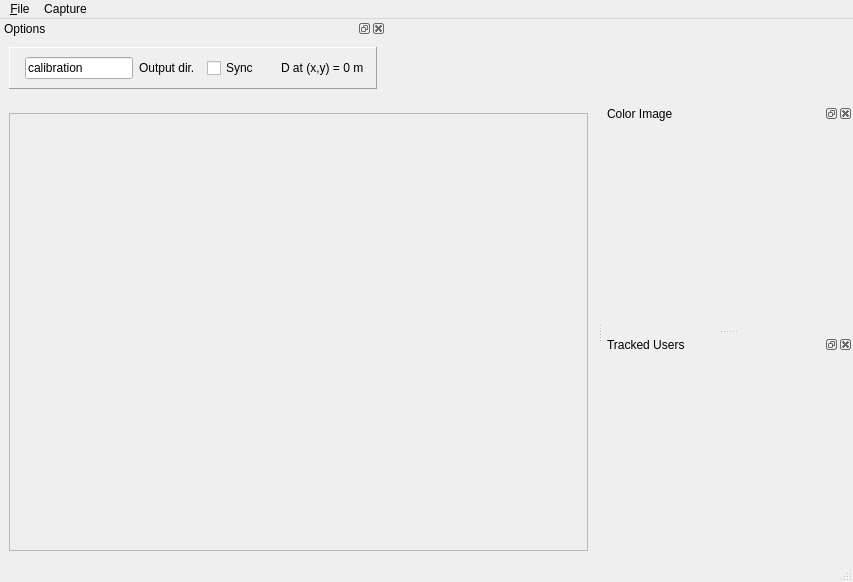
<?xml version="1.0" encoding="UTF-8"?>
<ui version="4.0">
 <class>RawImagesWindow</class>
 <widget class="QMainWindow" name="RawImagesWindow">
  <property name="geometry">
   <rect>
    <x>0</x>
    <y>0</y>
    <width>853</width>
    <height>557</height>
   </rect>
  </property>
  <property name="sizePolicy">
   <sizepolicy hsizetype="Expanding" vsizetype="Expanding">
    <horstretch>0</horstretch>
    <verstretch>0</verstretch>
   </sizepolicy>
  </property>
  <property name="windowTitle">
   <string>RGB-D Capture</string>
  </property>
  <widget class="QWidget" name="centralwidget">
   <layout class="QHBoxLayout" name="horizontalLayout">
    <item>
     <widget class="QFrame" name="frame_2">
      <property name="sizePolicy">
       <sizepolicy hsizetype="Expanding" vsizetype="Expanding">
        <horstretch>0</horstretch>
        <verstretch>0</verstretch>
       </sizepolicy>
      </property>
      <property name="frameShape">
       <enum>QFrame::StyledPanel</enum>
      </property>
      <property name="frameShadow">
       <enum>QFrame::Raised</enum>
      </property>
      <layout class="QHBoxLayout" name="horizontalLayout_2">
       <item>
        <widget class="ntk::ImageWidget" name="depthView" native="true">
         <property name="minimumSize">
          <size>
           <width>320</width>
           <height>240</height>
          </size>
         </property>
         <property name="focusPolicy">
          <enum>Qt::ClickFocus</enum>
         </property>
        </widget>
       </item>
      </layout>
     </widget>
    </item>
   </layout>
  </widget>
  <widget class="QMenuBar" name="menubar">
   <property name="geometry">
    <rect>
     <x>0</x>
     <y>0</y>
     <width>853</width>
     <height>18</height>
    </rect>
   </property>
   <widget class="QMenu" name="menuFile">
    <property name="title">
     <string>&amp;File</string>
    </property>
    <addaction name="action_GrabOneFrame"/>
    <addaction name="action_GrabFrames"/>
    <addaction name="action_Screen_capture_mode"/>
    <addaction name="separator"/>
    <addaction name="action_Quit"/>
   </widget>
   <widget class="QMenu" name="menuCapture">
    <property name="title">
     <string>Capture</string>
    </property>
    <addaction name="actionPause"/>
    <addaction name="actionNext_frame"/>
   </widget>
   <addaction name="menuFile"/>
   <addaction name="menuCapture"/>
  </widget>
  <widget class="QStatusBar" name="statusbar"/>
  <widget class="QDockWidget" name="dockWidget">
   <property name="sizePolicy">
    <sizepolicy hsizetype="Expanding" vsizetype="Expanding">
     <horstretch>0</horstretch>
     <verstretch>0</verstretch>
    </sizepolicy>
   </property>
   <property name="minimumSize">
    <size>
     <width>250</width>
     <height>225</height>
    </size>
   </property>
   <property name="windowTitle">
    <string>Color Image</string>
   </property>
   <attribute name="dockWidgetArea">
    <number>2</number>
   </attribute>
   <widget class="QWidget" name="dockWidgetContents">
    <property name="minimumSize">
     <size>
      <width>160</width>
      <height>120</height>
     </size>
    </property>
    <layout class="QHBoxLayout" name="horizontalLayout_3">
     <item>
      <widget class="ntk::ImageWidget" name="colorView" native="true">
       <property name="sizePolicy">
        <sizepolicy hsizetype="Preferred" vsizetype="Preferred">
         <horstretch>0</horstretch>
         <verstretch>0</verstretch>
        </sizepolicy>
       </property>
      </widget>
     </item>
    </layout>
   </widget>
  </widget>
  <widget class="QDockWidget" name="dockWidget_2">
   <property name="sizePolicy">
    <sizepolicy hsizetype="Expanding" vsizetype="Expanding">
     <horstretch>0</horstretch>
     <verstretch>0</verstretch>
    </sizepolicy>
   </property>
   <property name="minimumSize">
    <size>
     <width>250</width>
     <height>225</height>
    </size>
   </property>
   <property name="windowTitle">
    <string>Tracked Users</string>
   </property>
   <attribute name="dockWidgetArea">
    <number>2</number>
   </attribute>
   <widget class="QWidget" name="dockWidgetContents_2">
    <property name="minimumSize">
     <size>
      <width>160</width>
      <height>120</height>
     </size>
    </property>
    <layout class="QHBoxLayout" name="horizontalLayout_4">
     <item>
      <widget class="ntk::ImageWidget" name="intensityView" native="true"/>
     </item>
    </layout>
   </widget>
  </widget>
  <widget class="QDockWidget" name="dockWidget_4">
   <property name="windowTitle">
    <string>Options</string>
   </property>
   <attribute name="dockWidgetArea">
    <number>4</number>
   </attribute>
   <widget class="QWidget" name="dockWidgetContents_4">
    <property name="sizePolicy">
     <sizepolicy hsizetype="Fixed" vsizetype="Fixed">
      <horstretch>0</horstretch>
      <verstretch>0</verstretch>
     </sizepolicy>
    </property>
    <layout class="QHBoxLayout" name="horizontalLayout_6">
     <item>
      <widget class="QFrame" name="frame">
       <property name="sizePolicy">
        <sizepolicy hsizetype="Fixed" vsizetype="Fixed">
         <horstretch>0</horstretch>
         <verstretch>0</verstretch>
        </sizepolicy>
       </property>
       <property name="frameShape">
        <enum>QFrame::Panel</enum>
       </property>
       <property name="frameShadow">
        <enum>QFrame::Raised</enum>
       </property>
       <property name="lineWidth">
        <number>1</number>
       </property>
       <layout class="QHBoxLayout" name="horizontalLayout_7">
        <item>
         <widget class="Line" name="line_3">
          <property name="orientation">
           <enum>Qt::Horizontal</enum>
          </property>
         </widget>
        </item>
        <item>
         <widget class="QLineEdit" name="outputDirText">
          <property name="minimumSize">
           <size>
            <width>100</width>
            <height>0</height>
           </size>
          </property>
          <property name="focusPolicy">
           <enum>Qt::ClickFocus</enum>
          </property>
          <property name="text">
           <string>calibration</string>
          </property>
         </widget>
        </item>
        <item>
         <widget class="QLabel" name="label">
          <property name="text">
           <string>Output dir.</string>
          </property>
         </widget>
        </item>
        <item>
         <widget class="Line" name="line_2">
          <property name="orientation">
           <enum>Qt::Horizontal</enum>
          </property>
         </widget>
        </item>
        <item>
         <widget class="QCheckBox" name="syncMode">
          <property name="text">
           <string>Sync</string>
          </property>
          <property name="checked">
           <bool>false</bool>
          </property>
         </widget>
        </item>
        <item>
         <widget class="Line" name="line">
          <property name="orientation">
           <enum>Qt::Horizontal</enum>
          </property>
         </widget>
        </item>
        <item>
         <spacer name="horizontalSpacer">
          <property name="orientation">
           <enum>Qt::Horizontal</enum>
          </property>
          <property name="sizeHint" stdset="0">
           <size>
            <width>10</width>
            <height>20</height>
           </size>
          </property>
         </spacer>
        </item>
        <item>
         <widget class="QLabel" name="distanceLabel">
          <property name="text">
           <string>D at (x,y) = 0 m </string>
          </property>
         </widget>
        </item>
       </layout>
      </widget>
     </item>
    </layout>
   </widget>
  </widget>
  <action name="action_GrabOneFrame">
   <property name="text">
    <string>Grab one frame</string>
   </property>
   <property name="shortcut">
    <string>Ctrl+G</string>
   </property>
  </action>
  <action name="action_Quit">
   <property name="text">
    <string>&amp;Quit</string>
   </property>
   <property name="shortcut">
    <string>Ctrl+Q</string>
   </property>
  </action>
  <action name="action_Show_Object_Detector">
   <property name="checkable">
    <bool>true</bool>
   </property>
   <property name="checked">
    <bool>false</bool>
   </property>
   <property name="text">
    <string>&amp;Object detector</string>
   </property>
  </action>
  <action name="action_3D_View">
   <property name="checkable">
    <bool>true</bool>
   </property>
   <property name="text">
    <string>3D &amp;View</string>
   </property>
  </action>
  <action name="action_Screen_capture_mode">
   <property name="checkable">
    <bool>true</bool>
   </property>
   <property name="enabled">
    <bool>true</bool>
   </property>
   <property name="text">
    <string>&amp;Screen capture mode</string>
   </property>
  </action>
  <action name="action_GrabFrames">
   <property name="checkable">
    <bool>true</bool>
   </property>
   <property name="text">
    <string>Grab all frames</string>
   </property>
  </action>
  <action name="action_Filters">
   <property name="checkable">
    <bool>true</bool>
   </property>
   <property name="text">
    <string>Filters</string>
   </property>
  </action>
  <action name="actionPa10_Controller">
   <property name="checkable">
    <bool>true</bool>
   </property>
   <property name="enabled">
    <bool>false</bool>
   </property>
   <property name="text">
    <string>Pa10 Controller</string>
   </property>
  </action>
  <action name="action_Show_Modeler">
   <property name="checkable">
    <bool>true</bool>
   </property>
   <property name="enabled">
    <bool>false</bool>
   </property>
   <property name="text">
    <string>3D Modeler</string>
   </property>
  </action>
  <action name="actionStep_by_step">
   <property name="text">
    <string>Step by step</string>
   </property>
  </action>
  <action name="actionStep_by_step_2">
   <property name="text">
    <string>Step by step</string>
   </property>
  </action>
  <action name="actionPause">
   <property name="checkable">
    <bool>true</bool>
   </property>
   <property name="text">
    <string>Pause</string>
   </property>
  </action>
  <action name="actionNext_frame">
   <property name="text">
    <string>Next frame</string>
   </property>
   <property name="shortcut">
    <string>Ctrl+Right</string>
   </property>
  </action>
  <action name="actionPedestrians">
   <property name="checkable">
    <bool>true</bool>
   </property>
   <property name="text">
    <string>Pedestrians</string>
   </property>
  </action>
  <action name="actionShow_IR">
   <property name="checkable">
    <bool>true</bool>
   </property>
   <property name="text">
    <string>Show IR</string>
   </property>
  </action>
  <action name="actionDual_RGB_IR_mode">
   <property name="checkable">
    <bool>true</bool>
   </property>
   <property name="text">
    <string>Dual RGB/IR mode</string>
   </property>
  </action>
 </widget>
 <customwidgets>
  <customwidget>
   <class>ntk::ImageWidget</class>
   <extends>QWidget</extends>
   <header location="global">ntk/gui/image_widget.h</header>
   <container>1</container>
  </customwidget>
 </customwidgets>
 <resources/>
 <connections/>
</ui>
